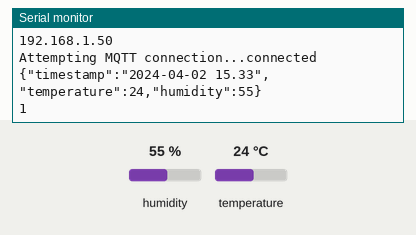
The sketch below on a simulated ESP32. On the bench: the last lines printed to the serial monitor. Inputs (shaded band) come from the test bench; at power-on: humidity 55 %, temperature 24 °C. WiFi joins after 1.5 s; servers stay silent unless stated; no MQTT or app messages arrive unless stated.

Above: at 2.7 s.
2.8 s: humidity set to 22 %
At 12.2 s:
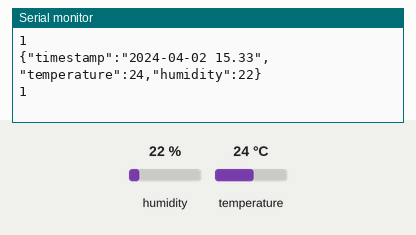
12.8 s: temperature set to 12 °C
At 22.4 s:
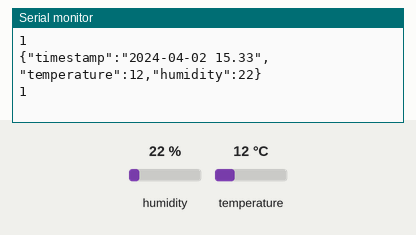
22.8 s: humidity set to 40 %
At 32.6 s:
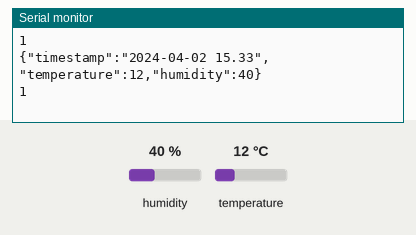
Timing chart, 0 to 34.1 s (numbered marks = the images above; inputs shaded):
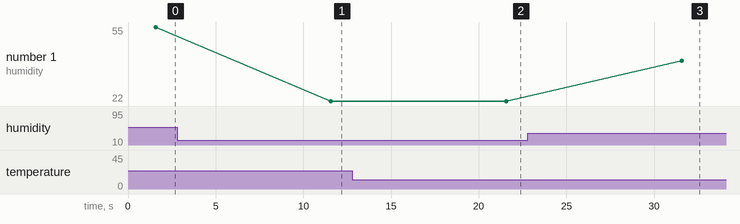

Measured:
- after the input at 2.8 s, the serial monitor: prints a new line after 8.8 s (image 1)
- after the input at 12.8 s, the serial monitor: prints a new line after 8.8 s (image 2)
- after the input at 22.8 s, the serial monitor: prints a new line after 8.8 s (image 3)
- plotted number 1: 22 → 40 after the input at 22.8 s

The sketch:

plant_monitor_node.ino
```cpp
#include <WiFi.h>
#include <PubSubClient.h>
#include <ArduinoJson.h>

#include <Adafruit_Sensor.h>
#include <DHT.h>
#include <DHT_U.h>

#define DHTPIN 16     // Digital pin connected to the DHT sensor
#define DHTTYPE    DHT22


DHT_Unified dht(DHTPIN, DHTTYPE);


// wifi connection
const char* ssid     = "Sam"; // Change this to your WiFi SSID
const char* password = "plth0000"; // Change this to your WiFi password


// MQTT Broker
const char* mqtt_server = "test.mosquitto.org";

WiFiClient espClient;
PubSubClient client(espClient);

const size_t bufferSize = JSON_OBJECT_SIZE(4);
StaticJsonDocument<bufferSize> doc;  // JSON document for MQTT payload


void setup()
{
    Serial.begin(115200);
    while(!Serial){delay(100);}

    dht.begin();
    sensor_t sensor;
    dht.temperature().getSensor(&sensor);
    Serial.println(F("Temperature Sensor"));
    Serial.print  (F("Sensor Type: ")); Serial.println(sensor.name);
    Serial.print  (F("Driver Ver:  ")); Serial.println(sensor.version);

    dht.humidity().getSensor(&sensor);
    Serial.println(F("Humidity Sensor"));
    Serial.print  (F("Sensor Type: ")); Serial.println(sensor.name);
    Serial.print  (F("Driver Ver:  ")); Serial.println(sensor.version);

    // connect to WiFi network

    Serial.println();
    Serial.println("******************************************************");
    Serial.print("Connecting to ");
    Serial.println(ssid);

    WiFi.begin(ssid, password);

    while (WiFi.status() != WL_CONNECTED) {
        delay(500);
        Serial.print(".");
    }

    Serial.println("");
    Serial.println("WiFi connected");
    Serial.println("IP address: ");
    Serial.println(WiFi.localIP());

    client.setServer(mqtt_server, 1883);
    // client.setCallback(callback);
}


void reconnect() {
  // Loop until we're reconnected
  while (!client.connected()) {
    Serial.print("Attempting MQTT connection...");
    // Attempt to connect
    if (client.connect("ESP8266Client")) {
      Serial.println("connected");
      // Subscribe
      // client.subscribe("esp32/output");
    } else {
      Serial.print("failed, rc=");
      Serial.print(client.state());
      Serial.println(" try again in 5 seconds");
      // Wait 5 seconds before retrying
      delay(5000);
    }
  }
}


void loop(){
  // WiFiClient client;

  if (!client.connected()) {
    reconnect();
  }

  doc.clear();  // Clear previous data
  doc["timestamp"] = "2024-04-02 15.33";

  sensors_event_t event;

  // Get temperature
  dht.temperature().getEvent(&event);
  if (isnan(event.temperature)) {
    Serial.println(F("Error reading temperature!"));
  }
  else {
    doc["temperature"] = event.temperature;
  }

  // Get humidity
  dht.humidity().getEvent(&event);
  if (isnan(event.relative_humidity)) {
    Serial.println(F("Error reading humidity!"));
  }
  else {
    doc["humidity"] = event.relative_humidity;
  }

  // Serialize JSON to a char buffer
  char jsonBuffer[256];  // Adjust buffer size as needed
  serializeJson(doc, jsonBuffer);

  Serial.println(jsonBuffer);
  Serial.println(client.publish("plant_monitor/data", jsonBuffer));

  client.loop();
  delay(10000);
}
```
